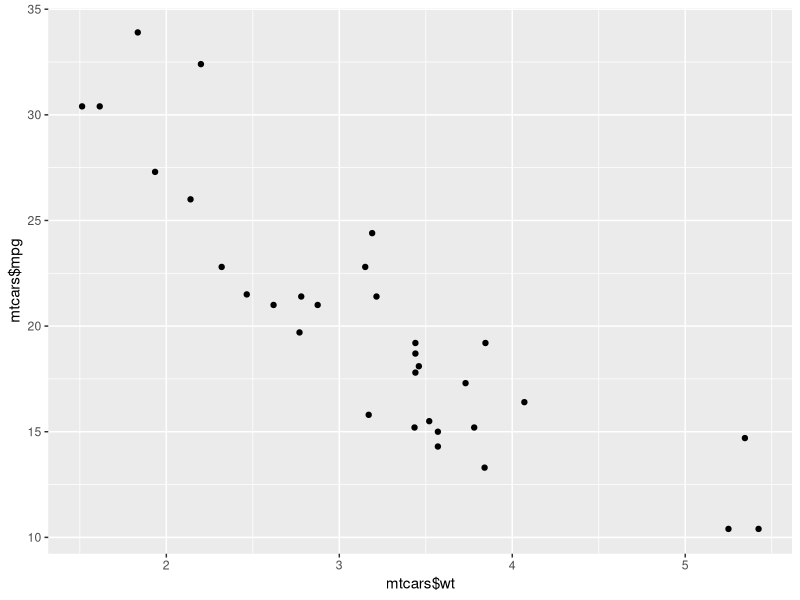
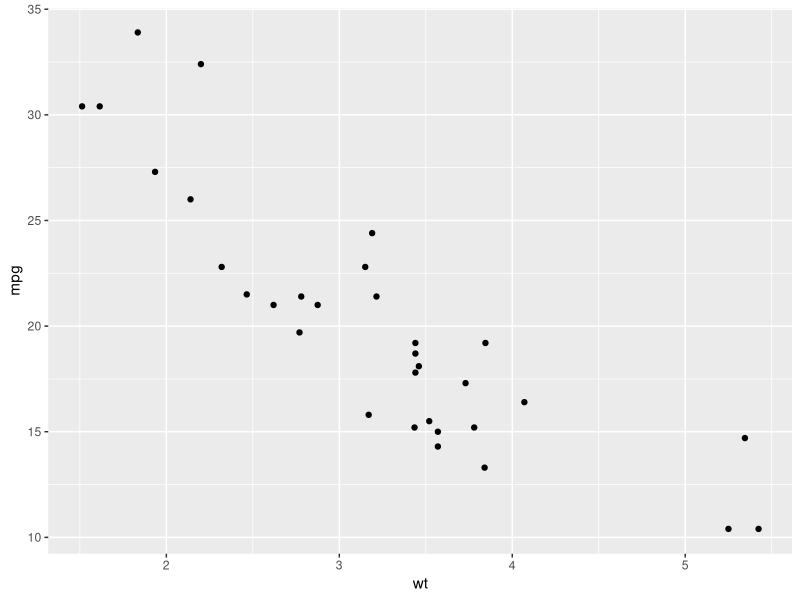
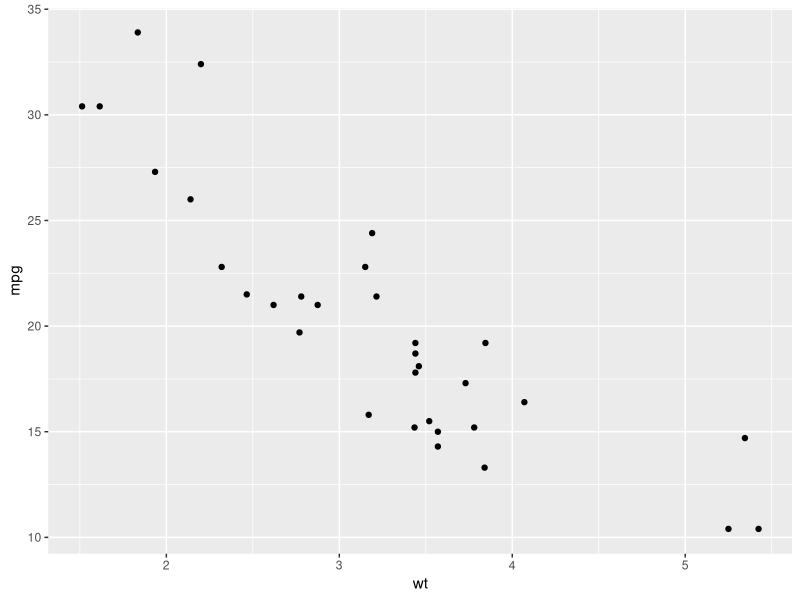
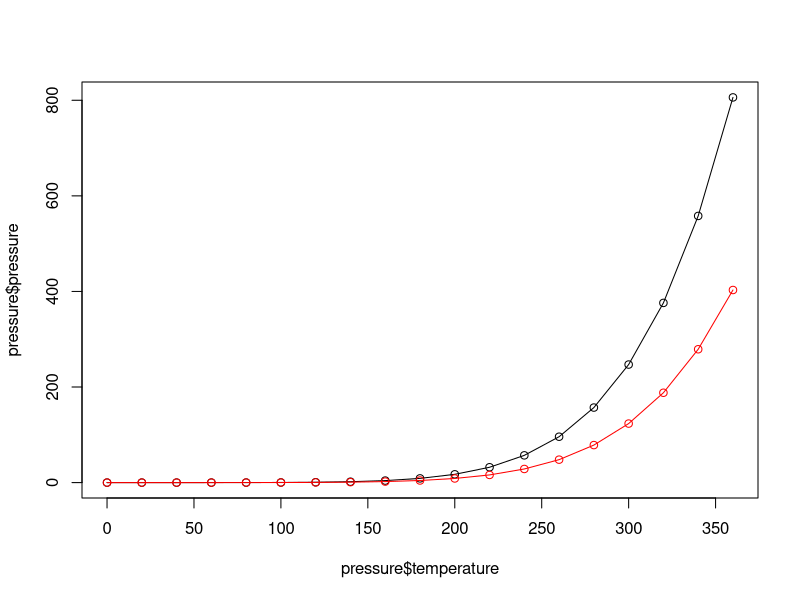
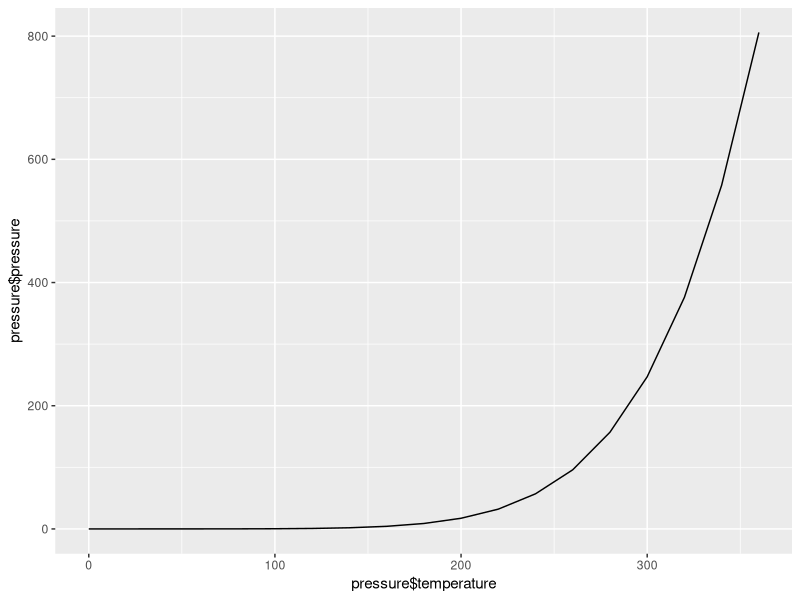
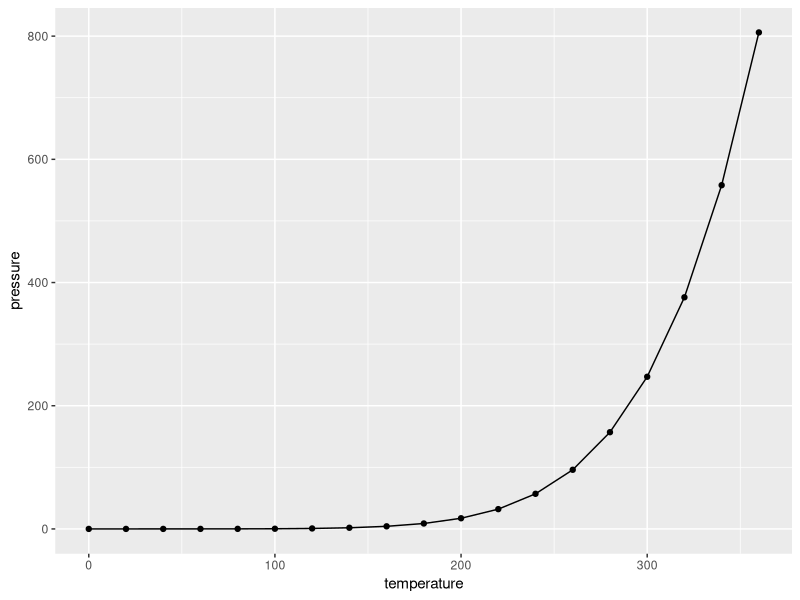
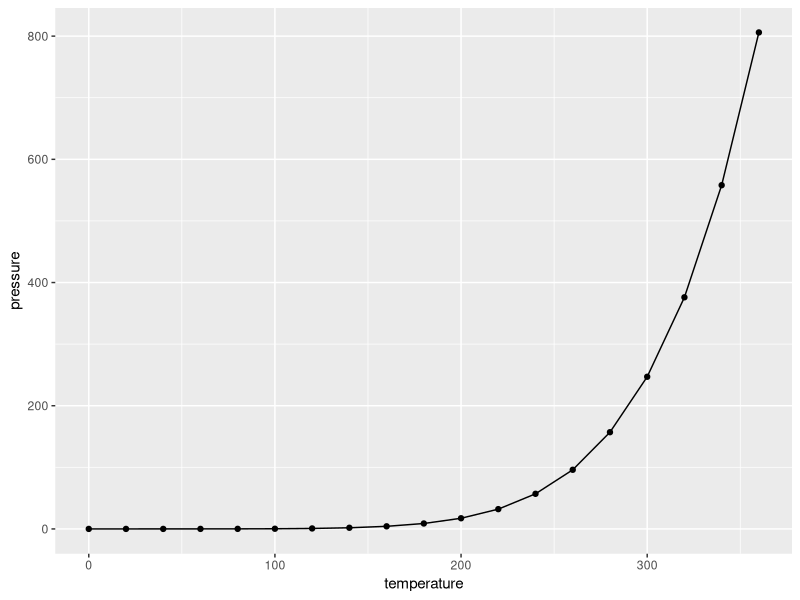
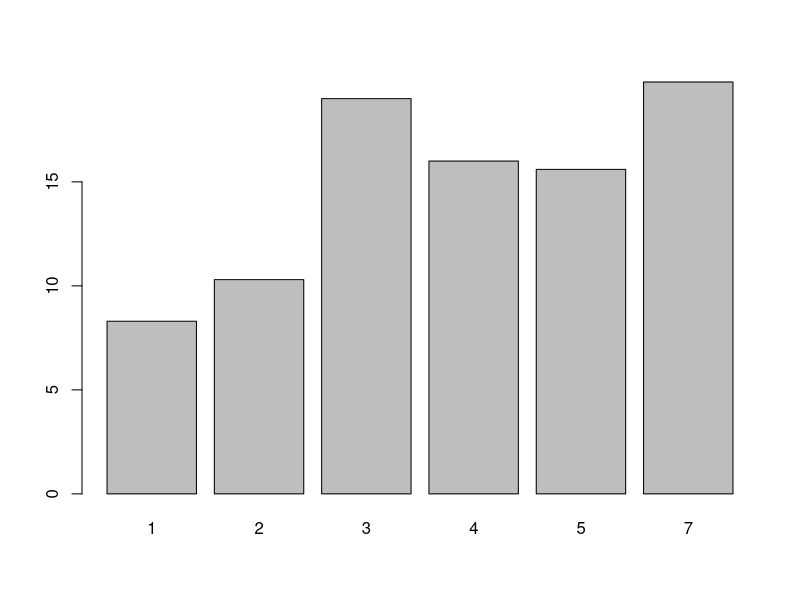

The R source for these figures, in order: (Note: this script raises an error after producing the figures.)
#scattered plot
library(ggplot2)
qplot(mtcars$wt, mtcars$mpg)
qplot(wt, mpg, data=mtcars)
ggplot(mtcars, aes(x=wt, y=mpg))+geom_point()

#line graph
plot(pressure$temperature, pressure$pressure, type="l")
points(pressure$temperature, pressure$pressure)
lines(pressure$temperature, pressure$pressure/2, col="red", type="l")
points(pressure$temperature, pressure$pressure/2, col="red")

qplot(pressure$temperature, pressure$pressure, geom="line")
qplot(temperature, pressure,data=pressure, geom=c("line", "point"))
ggplot(pressure, aes(x=temperature, y=pressure)) +geom_line() +geom_point()

#barchart
barplot(BOD$demand, names.arg=BOD$Time)
barplot(table(mtcars$cyl))

qplot(BOD$Time, BOD$demand, geom="bar", stat="identity")
qplot(factor(BOD$Time), BOD$demand, geom="bar", stat="identity")
qplot(mtcars$cyl)
qplot(factor(mtcars$cyl))

qplot(Time, demand, data=BOD, geom="bar", stat="identity")
ggplot(BOD, aes(x=Time, y=demand))+geom_bar(stat="identity")
qplot(factor(cyl),data=mtcars)
ggplot(mtcars, aes(x=factor(cyl)))+geom_bar()


#histogram
hist(mtcars$mpg)
hist(mtcars$mpg, breaks=10)
qplot(mtcars$mpg)
qplot(mpg, data=mtcars, binwidth=4)
ggplot(mtcars, aes(x=mpg))+geom_histogram(binwidth=4)

#boxplot
plot(ToothGrowth$supp, ToothGrowth$len)
boxplot(len~supp, data=ToothGrowth)

qplot(ToothGrowth$supp, ToothGrowth$len, geom="boxplot")
qplot(supp, len, data=ToothGrowth, geom="boxplot")
ggplot(ToothGrowth, aes(x=supp, y=len)) +geom_boxplot()

boxplot(len~supp+dose, data=ToothGrowth)
qplot(interaction(ToothGrowth$supp,ToothGrowth$dose), ToothGrowth$len, geom="boxplot")

qplot(interaction(supp, dose), len, data=ToothGrowth, geom="boxplot")
ggplot(ToothGrowth, aes(x=interaction(supp, dose), y=len))+geom_boxplot()

#function curve
curve(x^3-5*x, from=-4, to=4)
myfun<-function(xvar){
  1/(1+exp(-xvar+10))
}
curve(myfun(x), from=0, to=20)
curve(1-myfun(x), add=T, col="red")

qplot(c(0,20), fun=myfun, stat="function", geom="line")
ggplot(data.frame(x=c(0,20)), aes(x=x))+stat_function(fun=myfun, geom="line")